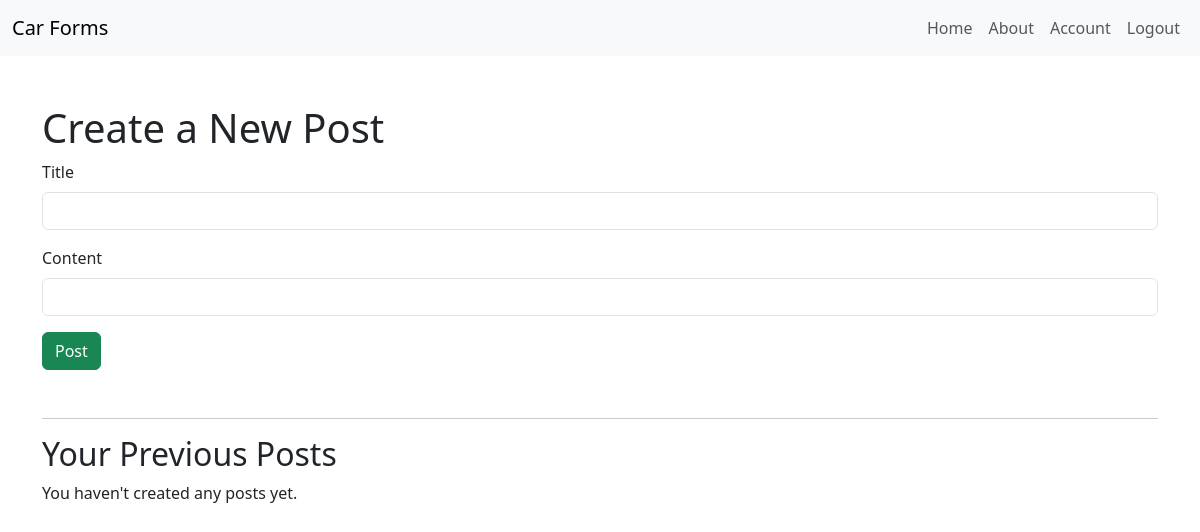
/post/new (signed in), run on an earlier commit of the app's database.
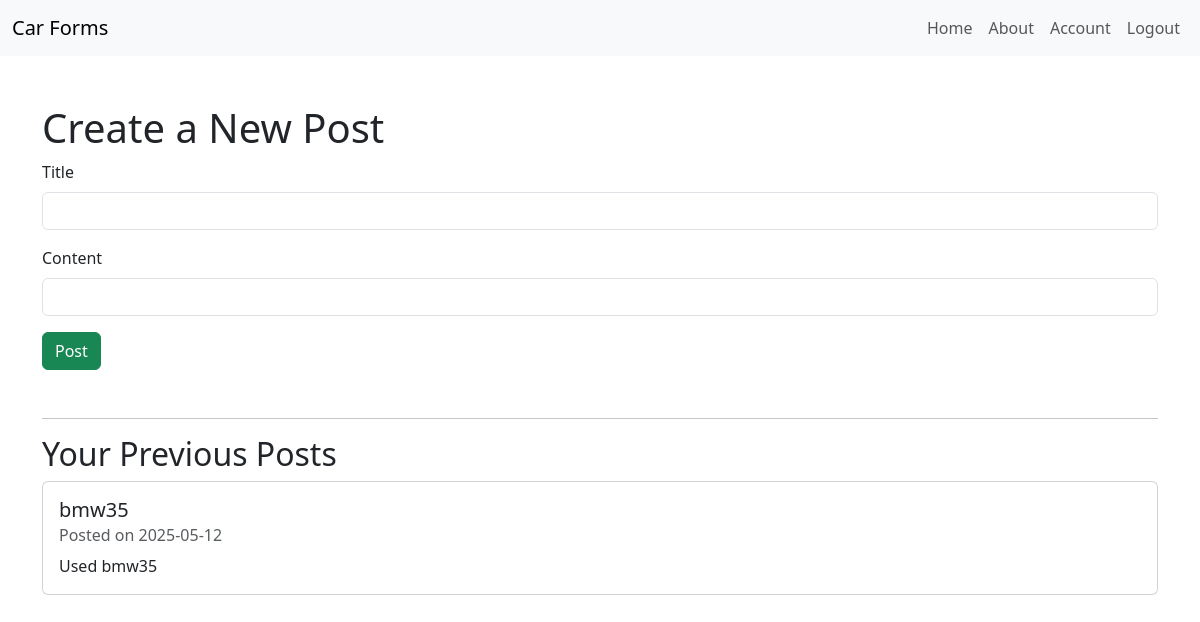
And on a later commit of the database.
### Car_forms/models.py (models this page shows, shortened)
class Post(db.Model):
    id = db.Column(db.Integer, primary_key=True)
    title = db.Column(db.String(100), nullable=False)
    date_posted = db.Column(db.DateTime, nullable=False, default=datetime.utcnow)
    content = db.Column(db.Text, nullable=False)
    user_id = db.Column(db.Integer, db.ForeignKey('user.id'), nullable=False)

### Car_forms/routes.py (the view)
@app.route("/post/new", methods=['GET', 'POST'])
@login_required
def create_post():
    form = PostForm()
    if form.validate_on_submit():
        post = Post(title=form.title.data, content=form.content.data, author=current_user)
        db.session.add(post)
        db.session.commit()
        flash('Your post has been created!', 'success')
        return redirect(url_for('create_post'))
    posts = Post.query.filter_by(author=current_user).order_by(Post.date_posted.desc()).all()
    return render_template('create_post.html', form=form, posts=posts)

### Car_forms/forms.py
class PostForm(FlaskForm):
    title = StringField('Title', validators=[DataRequired()])
    content = StringField('Content', validators=[DataRequired()])
    submit = SubmitField('Post')

### Car_forms/models.py (called while the page is built)
@login_manager.user_loader
def load_user(user_id):
    return User.query.get(int(user_id))

### Car_forms/templates/create_post.html (shortened to what this page needs)
<!DOCTYPE html>
<html lang="en">
<head>
    <link href="https://cdn.jsdelivr.net/npm/bootstrap@5.3.3/dist/css/bootstrap.min.css" rel="stylesheet">
</head>
<body>
      <nav class="navbar navbar-expand-lg navbar-light bg-light">
        <div class="container-fluid">
            <a class="navbar-brand" href="{{ url_for('home') }}">Car Forms</a>
            <div class="collapse navbar-collapse">
                <ul class="navbar-nav ms-auto">
                    {% if current_user.is_authenticated %}
                        <li class="nav-item"><a class="nav-link" href="{{ url_for('home') }}">Home</a></li>
                        <li class="nav-item"><a class="nav-link" href="{{ url_for('about') }}">About</a></li>
                        <li class="nav-item"><a class="nav-link" href="{{ url_for('account') }}">Account</a></li>
                        <li class="nav-item"><a class="nav-link" href="{{ url_for('logout') }}">Logout</a></li>
                    {% else %}
                        <li class="nav-item"><a class="nav-link" href="{{ url_for('login') }}">Login</a></li>
                        <li class="nav-item"><a class="nav-link" href="{{ url_for('sign_up') }}">Sign Up</a></li>
                    {% endif %}
                </ul>
            </div>
        </div>
    </nav>
    <div class="container mt-5">
        <h1>Create a New Post</h1>
        {% if form %}
        <form method="POST">
            <div class="mb-3">
                {{ form.title.label(class="form-label") }}
                {{ form.title(class="form-control") }}
            </div>
            <div class="mb-3">
                {{ form.content.label(class="form-label") }}
                {{ form.content(class="form-control", rows=5) }}
            </div>
            {{ form.submit(class="btn btn-success") }}
        </form>
        {% endif %}
        <hr class="mt-5">
        <h2>Your Previous Posts</h2>
        {% if posts %}
            {% for post in posts %}
                <div class="card mb-3">
                    <div class="card-body">
                        <h5 class="card-title">{{ post.title }}</h5>
                        <h6 class="card-subtitle text-muted mb-2">Posted on {{ post.date_posted.strftime('%Y-%m-%d') }}</h6>
                        <p class="card-text">{{ post.content }}</p>
                    </div>
                </div>
            {% endfor %}
        {% else %}
            <p>You haven't created any posts yet.</p>
        {% endif %}
    </div>
</body>
</html>

What changed in the data, as far as the page shows it:
added Post: title "bmw35", date_posted "2025-05-12", content "Used bmw35"
Also different on the page:
text no longer shown: "You haven't created any posts yet."
